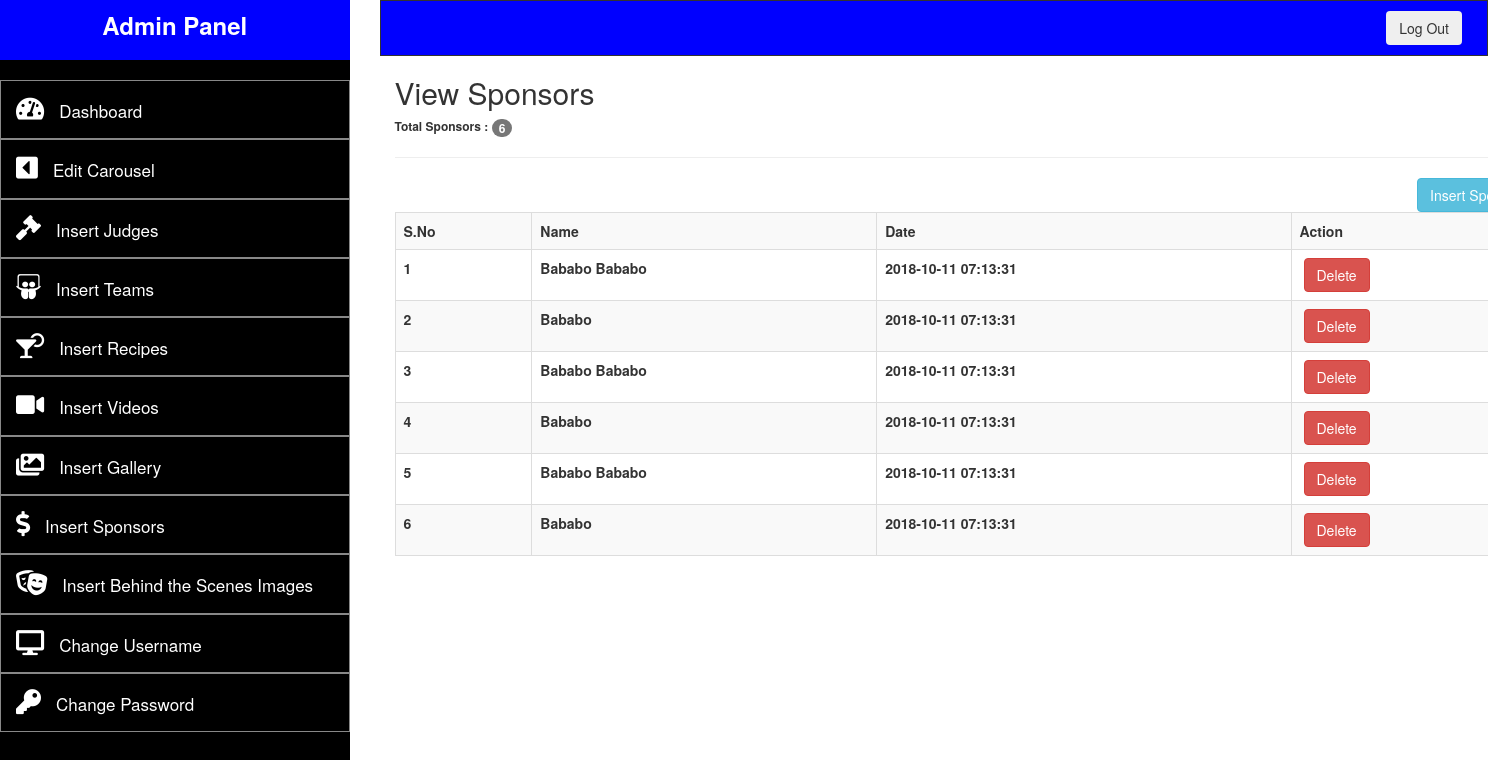
Page /admin/viewSponsors.php (signed in) on the committed database.
### tables this page shows
CREATE TABLE `sponsor` (
  `id` int(10) NOT NULL,
  `name` text NOT NULL,
  `img` text NOT NULL,
  `date` timestamp NOT NULL DEFAULT CURRENT_TIMESTAMP ON UPDATE CURRENT_TIMESTAMP,
  `msg` text NOT NULL
);

### admin/viewSponsors.php (the view, shortened to what this page needs)
<?php
	require __DIR__.'/config/db.php';
	if(!isset($_SESSION['user'])){
		header("location:login.php");
	}else{
?>
<!DOCTYPE html>
<html>
<head>
		<link rel="stylesheet" href="https://maxcdn.bootstrapcdn.com/bootstrap/3.3.7/css/bootstrap.min.css">
		<link href="adminAssets\style.css" rel="stylesheet">
		<link 	rel="stylesheet"
				href="https://use.fontawesome.com/releases/v5.2.0/css/all.css"
>
</head>
<body>
	<div class="row">
		<?php
		include "templates/adminpanel_template.php";
		?>
			<div class="container" style="background: #FFF;">
			<?php
			$judge_query = "SELECT * FROM sponsor
									ORDER BY id DESC";
			$connect_judge_query = mysqli_query($conn, $judge_query);
			$count_rows = mysqli_num_rows($connect_judge_query);
			$number_of_items = 1;
			?>
				<h2>View Sponsors</h2>
				<h6 style="font-weight: bold">Total Sponsors : <span class="badge"><?php echo $count_rows; ?></span></h6>
				<hr>
				<a href="insertSponsor.php" class="btn btn-info" style="float:right">Insert Sponsor</a>
					<table class="table table-hover table-striped table-bordered">
						<tr>
							<th>S.No</th>
							<th>Name</th>
							<th>Date</th>
							<th>Action</th>
						</tr>
			<?php
			if($count_rows > 0){
				while($get_each_row = mysqli_fetch_array($connect_judge_query)){
					$id_of_judge = $get_each_row['id'];
					$name_of_judge = $get_each_row['name'];
					$date_judge = $get_each_row['date'];
			?>
						<tr>
							<th><?php echo $number_of_items++; ?></th>
							<th><?php echo $name_of_judge; ?></th>
							<th><?php echo $date_judge; ?></th>
							<th>&nbsp;<a href="deleteSponsor.php?id=<?php echo $id_of_judge; ?>" class="btn btn-danger">Delete</a></th>
						</tr>
			<?php
				}
			}
			?>
					</table>
				</div>
			</div>
		</div>
</body>
</html>
<?php } ?>

### rows in the picture
sponsor: name "Bababo Bababo", date "2018-10-11 07:13:31"
sponsor: name "Bababo", date "2018-10-11 07:13:31"
sponsor: name "Bababo Bababo", date "2018-10-11 07:13:31"
sponsor: name "Bababo", date "2018-10-11 07:13:31"
sponsor: name "Bababo Bababo", date "2018-10-11 07:13:31"
sponsor: name "Bababo", date "2018-10-11 07:13:31"

### other values in the picture
$count_rows "6"
